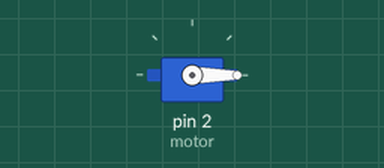
Simulated run of this sketch. Board: Arduino Uno, built with avr-gcc and run on an emulated ATmega328P. Shown: servo.

Above: at 0.05 s.
At 2.25 s:
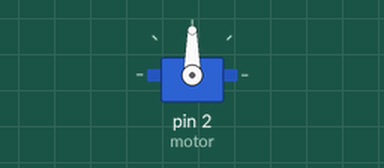
At 4.5 s:
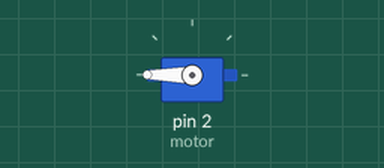
Timing chart, 0 to 5.9 s (numbered marks = the images above):
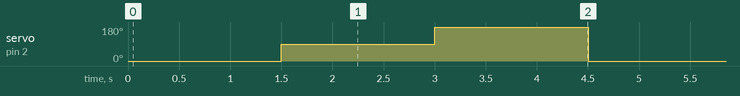

Measured:
- by itself, servo on pin 2 (motor): repeats every 4.5 s: 180° 1.5 s, 0° 1.5 s, 90° 1.5 s

The sketch:

Servo_Motor_aprendizegem.ino
```cpp
#include <Servo.h>
Servo meuServo;//cria um objeto/variavel do motor servo
Servo motor;

void setup()
{
  //Conecta o servo ao pino digital 9
  //eaquivalente ao pinMode(9, OUTPUT)
  motor.attach(2);//configura o motor na porta 2
  motor.write(0);//configura a posicao inicial em 0 graus
}

void loop()
{
  motor.write(0); //move para 0 graus
  delay(1500);
  motor.write(90); //move para 0 graus
  delay(1500);
  motor.write(180); //move para 0 graus
  delay(1500);
}
```
